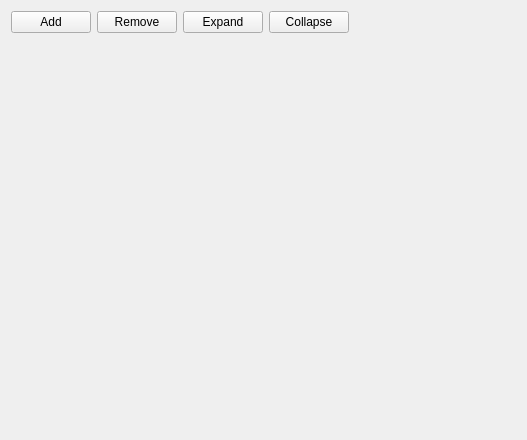
<?xml version="1.0" encoding="UTF-8"?>
<ui version="4.0">
 <class>Form</class>
 <widget class="QWidget" name="Form">
  <property name="geometry">
   <rect>
    <x>0</x>
    <y>0</y>
    <width>527</width>
    <height>440</height>
   </rect>
  </property>
  <property name="windowTitle">
   <string>Form</string>
  </property>
  <layout class="QVBoxLayout" name="verticalLayout">
   <item>
    <layout class="QHBoxLayout" name="horizontalLayout">
     <item>
      <widget class="QPushButton" name="pushButton">
       <property name="text">
        <string>Add</string>
       </property>
      </widget>
     </item>
     <item>
      <widget class="QPushButton" name="pushButton_2">
       <property name="text">
        <string>Remove</string>
       </property>
      </widget>
     </item>
     <item>
      <widget class="QPushButton" name="pushButton_3">
       <property name="text">
        <string>Expand</string>
       </property>
      </widget>
     </item>
     <item>
      <widget class="QPushButton" name="pushButton_4">
       <property name="text">
        <string>Collapse</string>
       </property>
      </widget>
     </item>
     <item>
      <spacer name="horizontalSpacer">
       <property name="orientation">
        <enum>Qt::Horizontal</enum>
       </property>
       <property name="sizeHint" stdset="0">
        <size>
         <width>40</width>
         <height>20</height>
        </size>
       </property>
      </spacer>
     </item>
    </layout>
   </item>
   <item>
    <widget class="WidgetBreadcrumb" name="widget_2" native="true"/>
   </item>
   <item>
    <widget class="NodeEditorView" name="widget" native="true">
     <property name="sizePolicy">
      <sizepolicy hsizetype="Preferred" vsizetype="MinimumExpanding">
       <horstretch>0</horstretch>
       <verstretch>0</verstretch>
      </sizepolicy>
     </property>
    </widget>
   </item>
  </layout>
 </widget>
 <customwidgets>
  <customwidget>
   <class>NodeEditorView</class>
   <extends>QWidget</extends>
   <header>..widget_node_editor_view.h</header>
   <container>1</container>
  </customwidget>
  <customwidget>
   <class>WidgetBreadcrumb</class>
   <extends>QWidget</extends>
   <header>..widget_breadcrumb.h</header>
   <container>1</container>
  </customwidget>
 </customwidgets>
 <resources/>
 <connections/>
</ui>
